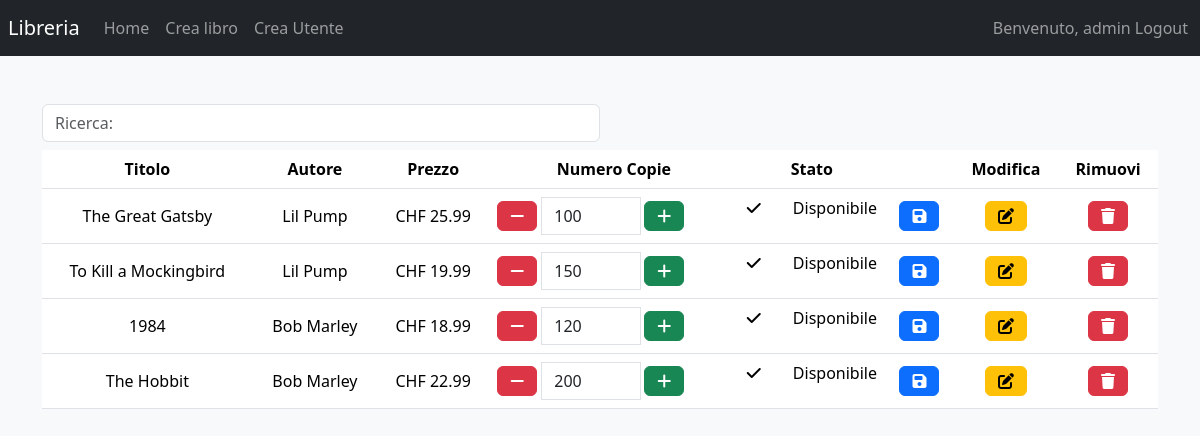
The page /Applicativo/dashboard (signed in) on the database as committed earlier.
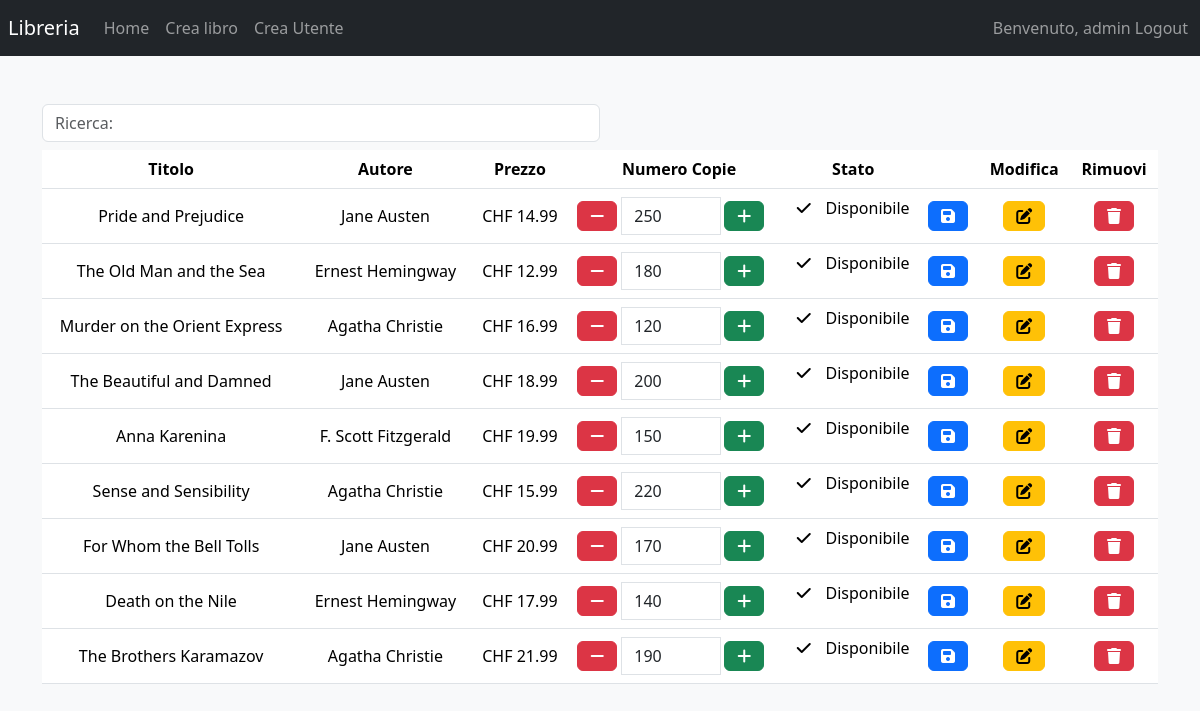
The same page on the database as committed later.
### tables this page shows
CREATE TABLE `book` (
  `id` int(11) NOT NULL,
  `title` varchar(45) NOT NULL,
  `summary` text DEFAULT NULL,
  `release_year` int(11) NOT NULL,
  `ISBN` char(17) NOT NULL,
  `price` double DEFAULT NULL,
  `cover_image` char(36) DEFAULT NULL,
  `copies` int(11) NOT NULL,
  `ordered` tinyint(1) DEFAULT 0,
  `author_id` int(11) NOT NULL,
  `publisher_id` int(11) NOT NULL
);

CREATE TABLE `author` (
  `id` int(11) NOT NULL,
  `name` varchar(45) NOT NULL,
  `surname` varchar(45) NOT NULL,
  `birth_year` int(11) DEFAULT NULL
);

### Applicativo/application/controller/dashboard.php (called while the page is built, shortened)
<?php
class Dashboard
{
    public function index()
    {
        require 'application/models/book.php';
        $books = Book::fetchBooks();
        require 'application/views/templates/header.php';
        require 'application/views/templates/nav.php';
        require 'application/views/dashboard/index.php';
        require 'application/views/templates/footer.php';
    }
}

### Applicativo/index.php (called while the page is built, shortened)
<?php
require 'application/libs/application.php';
$app = new Application();

### Applicativo/application/models/book.php (called while the page is built, shortened)
<?php
class Book
{
    public function getId()
    {
        return $this->id;
    }
    public function getTitle()
    {
        return $this->title;
    }
    public function getPrice()
    {
        return $this->price;
    }
    public function getCopies()
    {
        return $this->copies;
    }
    public function getAuthor()
    {
        return $this->author;
    }
    public function getStatus(){
        if($this->copies > 3){
            return 'Disponibile';
        }
        return $this->copies == 0 ? 'Non disponibile' : 'Da ordinare';
    }
    private $id;
    private $title;
    private $price;
    private $copies;
    private $author;
    public function __construct($book)
    {
        require_once 'application/models/author.php';
        require_once 'application/models/publisher.php';
        $this->id = $book->id;
        $this->title = $book->title;
        $this->price = $book->price;
        $this->copies = $book->copies;
        $this->author = Author::getAuthor($book->author_id);
        $this->publisher = Publisher::getPublisher($book->publisher_id);
    }
    public static function fetchBooks(){
        $statement = 'SELECT * FROM book;';
        $result = DB_CONNECTION->prepare($statement);
        $result->execute();
        $books = $result->fetchAll(PDO::FETCH_OBJ);
        $all = array();
        foreach ($books as $b){
            $all[] = new Book($b);
        }
        return $all;
    }
}

### Applicativo/application/models/author.php (called while the page is built, shortened)
<?php
class Author
{
    private $name;
    private $surname;
    public function __construct($obj)
    {
        $this->name = $obj->name;
        $this->surname = $obj->surname;
    }
    public function getName()
    {
        return $this->name;
    }
    public function getSurname()
    {
        return $this->surname;
    }
    public static function getAuthor($id){
        $statement = 'SELECT * FROM author WHERE id = :id;';
        $result = DB_CONNECTION->prepare($statement);
        $result->bindParam(':id', $id, PDO::PARAM_INT);
        $result->execute();
        $author = $result->fetch(PDO::FETCH_OBJ);
        $a = new Author($author);
        return $a;
    }
}

### Applicativo/application/models/publisher.php (called while the page is built, shortened)
<?php
class Publisher
{
    public static function getPublisher($id){
        $statement = 'SELECT * FROM publisher WHERE id = :id;';
        $result = DB_CONNECTION->prepare($statement);
        $result->bindParam(':id', $id, PDO::PARAM_INT);
        $result->execute();
        $publisher = $result->fetch(PDO::FETCH_OBJ);
        $p = new Publisher($publisher);
        return $p;
    }
}

### Applicativo/application/views/dashboard/index.php (the view, shortened to what this page needs)
<div class="container mt-5">
    <?php if($_SESSION['is_admin']) : ?>
        <div>
            <input id="search-input" type="text" class="form-control my-2" placeholder="Ricerca:" style="width: 50%">
        </div>
    <?php endif; ?>
    <div class="table-responsive">
        <table class="table" id="book-table">
            <thead>
            <tr>
                <th scope="col">Titolo</th>
                <th scope="col">Autore</th>
                <th scope="col" class="d-none d-md-table-cell">Prezzo</th>
                <th scope="col" class="d-none d-md-table-cell">Numero Copie</th>
                <th scope="col" class="d-none d-md-table-cell">Stato</th>
                <th scope="col" class="d-none d-md-table-cell"></th>
                <?php if($_SESSION['is_admin']):?>
                    <th scope="col">Modifica</th>
                    <th scope="col">Rimuovi</th>
                <?php endif;?>
            </tr>
            </thead>
            <tbody>
            <?php foreach ($books as $book) : ?>
            <tr>
                <form class="update-copies-form" method="post" action="<?php echo URL ?>bookinfo/update/<?php echo $book->getId() ?>">
                    <td class="align-middle"><?php echo $book->getTitle() ?></td>
                    <td class="align-middle"><?php echo $book->getAuthor()->getName() . " " . $book->getAuthor()->getSurname() ?></td>
                    <td class="d-none d-md-table-cell align-middle">CHF <?php echo $book->getPrice() ?></td>
                    <td class="d-none d-md-table-cell align-middle">
                        <div class="input-group align-items-center">
                            <span class="input-group-btn">
                                <button type="button" class="btn btn-danger btn-number btn-decrement">
                                    <i class="fas fa-minus"></i>
                                </button>
                            </span>
                            <input type="number" name="copies" class="form-control input-number mx-1" style="max-width: 100px;" value="<?php echo $book->getCopies() ?>" min="0">
                             <span class="input-group-btn">
                                <button type="button" class="btn btn-success btn-number btn-increment">
                                    <i class="fas fa-plus"></i>
                                </button>
                            </span>
                        </div>
                    </td>
                    <td class="d-none d-md-table-cell">
                        <div class="d-flex align-items-center justify-content-between" style="gap: 5px">
                            <?php
                            $status = $book->getStatus();
                            $icon = "";
                            switch ($status){
                                case "Disponibile":
                                    $icon = '<i class="fa-solid fa-check"></i>';
                                    break;
                            }
                            echo $icon;
                            echo "<span>$status</span>";
                            ?>
                        </div>
                    </td>
                    <td class="d-none d-md-table-cell align-middle">
                        <button type="submit" class="btn btn-primary"><i class="fa-solid fa-floppy-disk"></i></button>
                    </td>
                </form>
                <?php if($_SESSION['is_admin']):?>
                    <form method="post" action="<?php echo URL ?>bookinfo/edit/<?php echo $book->getId() ?>">
                        <td class="align-middle">
                            <button type="submit" class="btn btn-warning">
                                <i class="fa-solid fa-pen-to-square"></i>
                            </button>
                        </td>
                    </form>
                    <td class="align-middle">
                        <button type="button" onclick="deleteBook(<?php echo $book->getId() ?>, '<?php echo $book->getTitle() ?>')" class="btn btn-danger">
                            <i class="fa-solid fa-trash"></i>
                        </button>
                    </td>
               <?php endif;?>
            </tr>
            <?php endforeach; ?>
            </tbody>
        </table>
    </div>
</div>

### Applicativo/application/libs/application.php (shortened to what this page needs)
<?php
class Application
{
    private $url_controller = null;
    private $url_action = null;
    private $url_parameter_1 = null;
    private $url_parameter_2 = null;
    private $url_parameter_3 = null;
    public function __construct()
    {
        if (file_exists('./application/controller/' . $this->url_controller . '.php')) {
            $this->url_controller = new $this->url_controller();
            if (method_exists($this->url_controller, $this->url_action)) {
                if (isset($this->url_parameter_3)) {
                    $this->url_controller->{$this->url_action}($this->url_parameter_1, $this->url_parameter_2,
                        $this->url_parameter_3);
                } elseif (isset($this->url_parameter_2)) {
                    $this->url_controller->{$this->url_action}($this->url_parameter_1, $this->url_parameter_2);
                } elseif (isset($this->url_parameter_1)) {
                    $this->url_controller->{$this->url_action}($this->url_parameter_1);
                } else {
                    $this->url_controller->{$this->url_action}();
                }
            } else {
                $this->url_controller->index();
            }
        } else {
            require './application/controller/home.php';
            $home = new Home();
            $home->index();
        }
    }
    private function splitUrl()
    {
        if (isset($_GET['url'])) {
            $url = rtrim($_GET['url'], '/');
            $url = filter_var($url, FILTER_SANITIZE_URL);
            $url = explode('/', $url);
            $this->url_controller = (isset($url[0]) ? $url[0] : null);
            $this->url_action = (isset($url[1]) ? $url[1] : null);
            $this->url_parameter_1 = (isset($url[2]) ? $url[2] : null);
            $this->url_parameter_2 = (isset($url[3]) ? $url[3] : null);
            $this->url_parameter_3 = (isset($url[4]) ? $url[4] : null);
        }
    }
}

### Applicativo/application/views/templates/header.php (shortened to what this page needs)
<html>
<head>
    <link href="https://cdn.jsdelivr.net/npm/bootstrap@5.3.2/dist/css/bootstrap.min.css" rel="stylesheet">
    <link rel="stylesheet" href="https://cdnjs.cloudflare.com/ajax/libs/font-awesome/6.5.1/css/all.min.css" />
</head>
<body style="background-color: #f8f9fa;">

### Applicativo/application/views/templates/nav.php (shortened to what this page needs)
<nav class="navbar navbar-expand-lg navbar-dark bg-dark px-2">
    <a class="navbar-brand" href="#">Libreria</a>
    <div class="collapse navbar-collapse" id="navbarNav">
        <ul class="navbar-nav">
            <li class="nav-item">
                <a class="nav-link" href="#">Home</a>
            </li>
            <?php if ($_SESSION['is_admin']): ?>
                <li class="nav-item">
                    <a class="nav-link" href="<?php echo URL . 'management' ?>">Crea libro</a>
                </li>
                <li class="nav-item">
                    <a class="nav-link" href="<?php echo URL . 'usercreation' ?>">Crea Utente</a>
                </li>
            <?php endif; ?>
        </ul>
    </div>
    <div class="d-flex ms-auto">
        <span class="navbar-text">
            Benvenuto, <?php echo $_SESSION['username']; ?>
        </span>
        <ul class="navbar-nav">
            <li class="nav-item">
                <a class="nav-link px-1" href="<?php echo URL . 'login/logout' ?>">Logout</a>
            </li>
        </ul>
    </div>
</nav>

### Applicativo/application/views/templates/footer.php
</body>
</html>

### Applicativo/application/views/dashboard/index.php (style rules this page uses)
td, th { text-align: center; }

Rows that differ between the two databases and show on the page:
changed book: title "The Great Gatsby" → "Pride and Prejudice"; author.name "Lil" → "Jane"; author.surname "Pump" → "Austen"; price "25.99" → "14.99"; copies "100" → "250"
changed book: title "To Kill a Mockingbird" → "The Old Man and the Sea"; author.name "Lil" → "Ernest"; author.surname "Pump" → "Hemingway"; price "19.99" → "12.99"; copies "150" → "180"
changed book: title "1984" → "Murder on the Orient Express"; author.name "Bob" → "Agatha"; author.surname "Marley" → "Christie"; price "18.99" → "16.99"
changed book: title "The Hobbit" → "The Beautiful and Damned"; author.name "Bob" → "Jane"; author.surname "Marley" → "Austen"; price "22.99" → "18.99"
added book: title "Anna Karenina", author.name "F. Scott", author.surname "Fitzgerald", price "19.99", copies "150", copies "Disponibile"
added book: title "Sense and Sensibility", author.name "Agatha", author.surname "Christie", price "15.99", copies "220", copies "Disponibile"
added book: title "For Whom the Bell Tolls", author.name "Jane", author.surname "Austen", price "20.99", copies "170", copies "Disponibile"
added book: title "Death on the Nile", author.name "Ernest", author.surname "Hemingway", price "17.99", copies "140", copies "Disponibile"
added book: title "The Brothers Karamazov", author.name "Agatha", author.surname "Christie", price "21.99", copies "190", copies "Disponibile"
